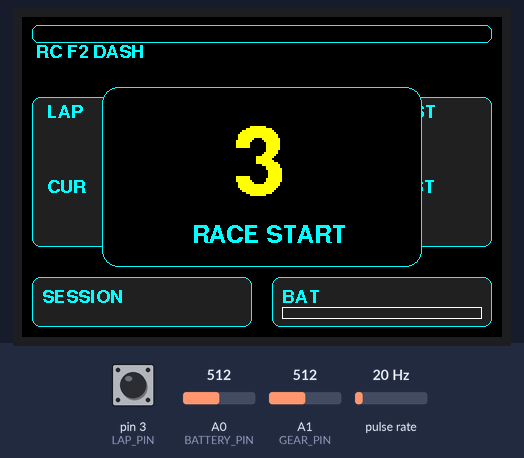
The sketch below on a simulated Arduino Uno, built with avr-gcc and run on an emulated ATmega328P. On the bench: 480×320 colour display. Wiring (inferred from the names in the program): pulse sensor: data pin 2. The inputs (shaded band) are chosen by the test bench; at power-on: pulse rate 20 Hz, A0 (BATTERY_PIN) = 512, A1 (GEAR_PIN) = 512, pin 3 (LAP_PIN) HIGH.

Above: at 7.4 s.
7.5 s: pulse rate (sensor on pin 2) set to 50 Hz
10.5 s: A0 (BATTERY_PIN) set to 479
At 12.8 s:
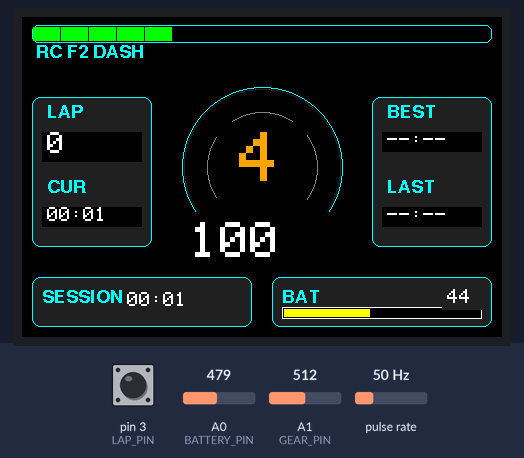
13.5 s: A0 (BATTERY_PIN) set to 452
At 14.9 s:
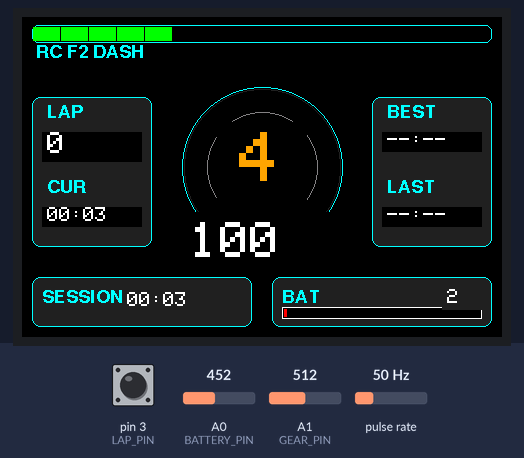
16.5 s: pulse rate (sensor on pin 2) set to 150 Hz
At 18.0 s:
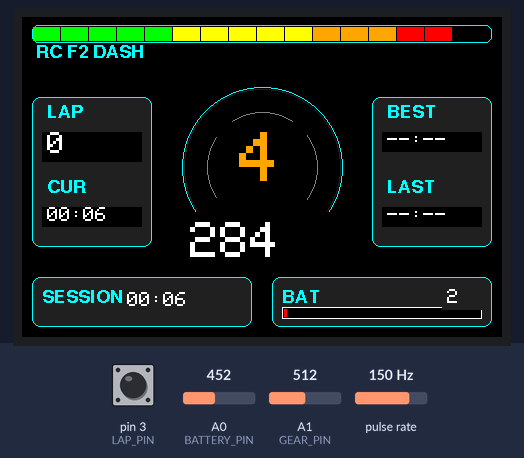
19.5 s: A1 (GEAR_PIN) set to 716
At 20.7 s:
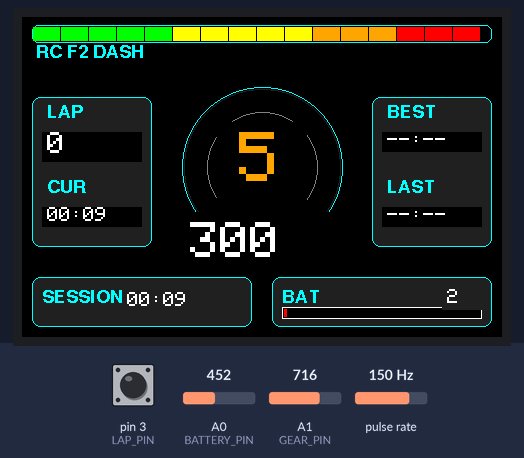
21.0 s: pin 3 (LAP_PIN) pulled LOW for 0.15 s
At 21.8 s:
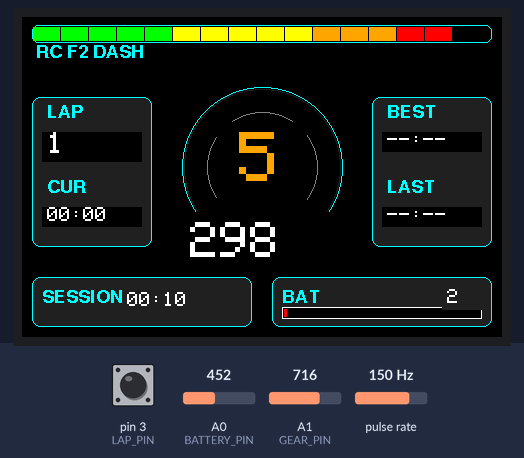
Timing chart, 0 to 22.7 s (numbered marks = the images above; inputs shaded):
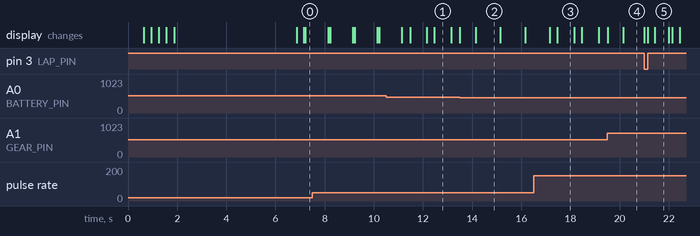

The sketch:

GO_Kart_Display_Project_1.ino
```cpp
#include <stdio.h>
#include <MCUFRIEND_kbv.h>
#include <Adafruit_GFX.h>
#include <Fonts/FreeSansBold9pt7b.h>
#include <Fonts/FreeSansBold12pt7b.h>
#include <Fonts/FreeSansBold18pt7b.h>
#include <Fonts/FreeSansBold24pt7b.h>

MCUFRIEND_kbv tft;

// ---------- COLORS ----------
#define BLACK      0x0000
#define DARKGREY   0x2104
#define GREY       0x8410
#define WHITE      0xFFFF
#define GREEN      0x07E0
#define LIME       0x7FE0
#define BLUE       0x001F
#define CYAN       0x07FF
#define RED        0xF800
#define ORANGE     0xFD20
#define YELLOW     0xFFE0

// ---------- PINS ----------
#define SPEED_PIN     2
#define LAP_PIN       3
#define GEAR_PIN      A1
#define BATTERY_PIN   A0

// ---------- UI STATE ----------
enum UIState { STATE_WELCOME, STATE_COUNTDOWN, STATE_RACE };
UIState uiState = STATE_WELCOME;

unsigned long welcomeStartMillis   = 0;
unsigned long countdownStartMillis = 0;
int           lastCountdownPhase   = -1;

const unsigned long WELCOME_DURATION   = 5000;  // 5 seconds welcome
const unsigned long COUNTDOWN_DURATION = 4000;  // 3..2..1..GO (~4s)

// ---------- SPEED ----------
volatile int  speedPulses    = 0;
int           speed          = 0;
int           oldSpeed       = -1;
unsigned long lastSpeedTime  = 0;

// ---------- LAPS / TIME ----------
int laps    = 0;
int oldLaps = -1;

unsigned long lapStartTime     = 0;
unsigned long lastLapTime      = 0;
unsigned long bestLapTime      = 0;
unsigned long sessionStartTime = 0;

unsigned long oldLapTimeSec      = 999999;
unsigned long oldBestLapTimeSec  = 999999;
unsigned long oldLastLapTimeSec  = 999999;
unsigned long oldSessionTimeSec  = 999999;

// ----------Over Hall -------

// ---------- GEAR ----------
int gear    = 1;
int oldGear = -1;

// ---------- BATTERY ----------
int battery    = 100;
int oldBattery = -1;

// ---------- LAYOUT ----------
// Shift light bar
const int SHIFT_X        = 10;
const int SHIFT_Y        = 8;
const int SHIFT_W        = 460;
const int SHIFT_H        = 18;
const int SHIFT_SEGMENTS = 16;

// Center gear / speed
const int CENTER_X = 240;
const int CENTER_Y = 150;

// Left lap panel
const int LINFO_X = 10;
const int LINFO_Y = 80;
const int LINFO_W = 120;
const int LINFO_H = 150;

// Right time panel
const int RINFO_X = 350;
const int RINFO_Y = 80;
const int RINFO_W = 120;
const int RINFO_H = 150;

// Bottom panels
const int SES_X = 10;
const int SES_Y = 260;
const int SES_W = 220;
const int SES_H = 50;

const int BAT_X = 250;
const int BAT_Y = 260;
const int BAT_W = 220;
const int BAT_H = 50;

// Dynamic value regions
// Speed
const int SPEED_BOX_X = CENTER_X - 80;
const int SPEED_BOX_Y = CENTER_Y + 45;
const int SPEED_BOX_W = 160;
const int SPEED_BOX_H = 60;

// Gear
const int GEAR_BOX_X = CENTER_X - 45;
const int GEAR_BOX_Y = CENTER_Y - 45;
const int GEAR_BOX_W = 90;
const int GEAR_BOX_H = 90;

// Left panel dynamic
const int LAP_NUM_X = LINFO_X + 10;
const int LAP_NUM_Y = LINFO_Y + 35;
const int LAP_NUM_W = LINFO_W - 20;
const int LAP_NUM_H = 30;

const int CUR_TIME_X = LINFO_X + 10;
const int CUR_TIME_Y = LINFO_Y + 110;
const int CUR_TIME_W = LINFO_W - 20;
const int CUR_TIME_H = 20;

// Right panel dynamic
const int BEST_TIME_X = RINFO_X + 10;
const int BEST_TIME_Y = RINFO_Y + 35;
const int BEST_TIME_W = RINFO_W - 20;
const int BEST_TIME_H = 20;

const int LAST_TIME_X = RINFO_X + 10;
const int LAST_TIME_Y = RINFO_Y + 110;
const int LAST_TIME_W = RINFO_W - 20;
const int LAST_TIME_H = 20;

// Session time dynamic
const int SES_TIME_X = SES_X + 90;
const int SES_TIME_Y = SES_Y + 15;
const int SES_TIME_W = SES_W - 100;
const int SES_TIME_H = 20;

// Battery bar dynamic
const int BAT_BAR_X = BAT_X + 10;
const int BAT_BAR_Y = BAT_Y + 30;
const int BAT_BAR_W = BAT_W - 20;
const int BAT_BAR_H = 12;

// Countdown overlay
const int CD_X = 80;
const int CD_Y = 70;
const int CD_W = 320;
const int CD_H = 180;

// ---------- INTERRUPT ----------
void speedISR() {
  speedPulses++;
}

// ---------- TIME FORMAT ----------
void drawTimeMMSS(int16_t x, int16_t y, unsigned long ms, uint16_t color, uint8_t size) {
  char buf[6]; // "MM:SS"
  unsigned long sec = ms / 1000;
  uint8_t m = sec / 60;
  uint8_t s = sec % 60;

  sprintf(buf, "%02u:%02u", m, s);
  tft.setFont();  // default font for digits
  tft.setTextColor(color);
  tft.setTextSize(size);
  tft.setCursor(x, y);
  tft.print(buf);
}

// --- BOOT SEQUENCE ---
void runBootSequence() {
  tft.fillScreen(BLACK);

  // F2 Logo / System Text
  tft.setFont(&FreeSansBold12pt7b);
  tft.setTextColor(CYAN);
  tft.setCursor(120, 100);
  tft.print("SYSTEM INITIALIZING");

  // Loading Bar
  tft.drawRect(90, 140, 300, 20, WHITE);
  for (int i = 0; i < 296; i += 4) {
    tft.fillRect(92, 142, i, 16, GREEN);
    delay(15);
  }

  tft.setFont();  // back to default
}

// =====================================================
// ---------------- STATIC HUD DRAWING -----------------
// =====================================================

void drawShiftBarFrame() {
  tft.drawRoundRect(SHIFT_X, SHIFT_Y, SHIFT_W, SHIFT_H, 6, CYAN);
}

void drawCenterRing() {
  tft.drawCircle(CENTER_X, CENTER_Y, 78, DARKGREY);
  tft.drawCircle(CENTER_X, CENTER_Y, 80, CYAN);
  tft.drawCircle(CENTER_X, CENTER_Y, 55, GREY);
}

void drawLeftPanel() {
  tft.fillRoundRect(LINFO_X, LINFO_Y, LINFO_W, LINFO_H, 8, DARKGREY);
  tft.drawRoundRect(LINFO_X, LINFO_Y, LINFO_W, LINFO_H, 8, CYAN);

  tft.setFont(&FreeSansBold9pt7b);
  tft.setTextColor(CYAN);
  tft.setTextSize(1);
  tft.setCursor(LINFO_X + 15, LINFO_Y + 20);
  tft.print("LAP");

  tft.setCursor(LINFO_X + 15, LINFO_Y + 95);
  tft.print("CUR");

  tft.setFont();
}

void drawRightPanel() {
  tft.fillRoundRect(RINFO_X, RINFO_Y, RINFO_W, RINFO_H, 8, DARKGREY);
  tft.drawRoundRect(RINFO_X, RINFO_Y, RINFO_W, RINFO_H, 8, CYAN);

  tft.setFont(&FreeSansBold9pt7b);
  tft.setTextColor(CYAN);
  tft.setTextSize(1);
  tft.setCursor(RINFO_X + 15, RINFO_Y + 20);
  tft.print("BEST");

  tft.setCursor(RINFO_X + 15, RINFO_Y + 95);
  tft.print("LAST");

  tft.setFont();
}

void drawBottomPanels() {
  // Session
  tft.fillRoundRect(SES_X, SES_Y, SES_W, SES_H, 8, DARKGREY);
  tft.drawRoundRect(SES_X, SES_Y, SES_W, SES_H, 8, CYAN);

  tft.setFont(&FreeSansBold9pt7b);
  tft.setTextColor(CYAN);
  tft.setTextSize(1);
  tft.setCursor(SES_X + 10, SES_Y + 25);
  tft.print("SESSION");
  tft.setFont();

  // Battery
  tft.fillRoundRect(BAT_X, BAT_Y, BAT_W, BAT_H, 8, DARKGREY);
  tft.drawRoundRect(BAT_X, BAT_Y, BAT_W, BAT_H, 8, CYAN);

  tft.setFont(&FreeSansBold9pt7b);
  tft.setTextColor(CYAN);
  tft.setTextSize(1);
  tft.setCursor(BAT_X + 10, BAT_Y + 25);
  tft.print("BAT");
  tft.setFont();

  // Battery bar frame
  tft.drawRect(BAT_BAR_X, BAT_BAR_Y, BAT_BAR_W, BAT_BAR_H, WHITE);
}

void drawSpeedLabel() {
  tft.setFont(&FreeSansBold9pt7b);
  tft.setTextColor(CYAN);
  tft.setTextSize(1);
  tft.setCursor(CENTER_X - 30, SPEED_BOX_Y - 10);
  tft.print("SPEED");

  tft.setTextColor(WHITE);
  tft.setCursor(CENTER_X + 30, SPEED_BOX_Y + 45);
  tft.print("km/h");
  tft.setFont();
}

void drawLogoTag() {
  tft.setFont(&FreeSansBold9pt7b);
  tft.setTextColor(CYAN);
  tft.setTextSize(1);
  tft.setCursor(SHIFT_X + 4, SHIFT_Y + SHIFT_H + 14);
  tft.print("RC F2 DASH");
  tft.setFont();
}

// Car silhouette
void drawCarSilhouette() {
  int yBase = CENTER_Y + 5;
  tft.drawLine(CENTER_X - 40, yBase,     CENTER_X + 40, yBase,     GREY);
  tft.drawLine(CENTER_X - 30, yBase - 8, CENTER_X + 30, yBase - 8, GREY);
  tft.drawLine(CENTER_X - 40, yBase,     CENTER_X - 30, yBase - 8, GREY);
  tft.drawLine(CENTER_X + 40, yBase,     CENTER_X + 30, yBase - 8, GREY);
  tft.fillCircle(CENTER_X - 25, yBase + 6, 4, GREY);
  tft.fillCircle(CENTER_X + 25, yBase + 6, 4, GREY);
}

void drawRaceHUD_static() {
  tft.fillScreen(BLACK);
  drawShiftBarFrame();
  drawCenterRing();
  drawCarSilhouette();
  drawLeftPanel();
  drawRightPanel();
  drawBottomPanels();
  drawSpeedLabel();
  drawLogoTag();
}

// =====================================================
// --------------- WELCOME + COUNTDOWN -----------------
// =====================================================

void showWelcomeScreen() {
  tft.fillScreen(BLACK);

  tft.fillRect(0, 0,   480, 80, DARKGREY);
  tft.fillRect(0, 240, 480, 80, DARKGREY);
  tft.drawLine(0, 80,   480, 80,  CYAN);
  tft.drawLine(0, 240,  480, 240, CYAN);

  tft.setFont(&FreeSansBold24pt7b);
  tft.setTextColor(WHITE);
  tft.setTextSize(1);
  tft.setCursor(40, 145);
  tft.print("WELCOME TO F2");

  tft.setFont(&FreeSansBold12pt7b);
  tft.setTextColor(CYAN);
  tft.setCursor(140, 190);
  tft.print("LET'S WE START");

  tft.setFont();
}

void updateCountdownOverlay() {
  unsigned long e = millis() - countdownStartMillis;

  if (e >= COUNTDOWN_DURATION) {
    uiState = STATE_RACE;

    laps = 0;
    speed = 0;
    lastLapTime  = 0;
    bestLapTime  = 0;
    sessionStartTime = millis();
    lapStartTime     = sessionStartTime;

    oldSpeed = -1;
    oldGear  = -1;
    oldLaps  = -1;
    oldBattery = -1;
    oldLapTimeSec     = 999999;
    oldBestLapTimeSec = 999999;
    oldLastLapTimeSec = 999999;
    oldSessionTimeSec = 999999;

    drawRaceHUD_static();
    return;
  }

  int phase;
  if (e < 3000) {
    phase = e / 1000;   // 0,1,2 -> "3","2","1"
  } else {
    phase = 3;          // "GO"
  }

  if (phase == lastCountdownPhase) return;
  lastCountdownPhase = phase;

  // Overlay box
  tft.fillRoundRect(CD_X, CD_Y, CD_W, CD_H, 16, BLACK);
  tft.drawRoundRect(CD_X, CD_Y, CD_W, CD_H, 16, CYAN);

  const char* txt;
  uint16_t color;

  if (phase == 0) { txt = "3";  color = YELLOW; }
  else if (phase == 1) { txt = "2"; color = ORANGE; }
  else if (phase == 2) { txt = "1"; color = RED; }
  else { txt = "GO"; color = GREEN; }

  tft.setFont(&FreeSansBold24pt7b);
  tft.setTextColor(color);
  tft.setTextSize(2);

  int16_t x = (phase == 3) ? (CENTER_X - 80) : (CENTER_X - 30);
  int16_t y = CENTER_Y + 25;
  tft.setCursor(x, y);
  tft.print(txt);

  tft.setFont(&FreeSansBold12pt7b);
  tft.setTextColor(CYAN);
  tft.setTextSize(1);
  tft.setCursor(CD_X + 90, CD_Y + CD_H - 25);
  tft.print("RACE START");
  tft.setFont();
}

// =====================================================
// ---------------------- SETUP ------------------------
// =====================================================

void setup() {
  pinMode(SPEED_PIN, INPUT_PULLUP);
  pinMode(LAP_PIN,   INPUT_PULLUP);

  attachInterrupt(digitalPinToInterrupt(SPEED_PIN), speedISR, FALLING);

  uint16_t ID = tft.readID();
  if (ID == 0xD3D3) ID = 0x9486;
  tft.begin(ID);
  tft.setRotation(1);

  runBootSequence();

  uiState = STATE_WELCOME;
  showWelcomeScreen();
  welcomeStartMillis = millis();
}

// =====================================================
// ----------------------- LOOP ------------------------
// =====================================================

void loop() {
  readSpeed();
  if (uiState == STATE_RACE) {
    readLap();
  }
  readGear();
  readBattery();

  if (uiState == STATE_WELCOME) {
    if (millis() - welcomeStartMillis >= WELCOME_DURATION) {
      uiState = STATE_COUNTDOWN;
      drawRaceHUD_static();
      countdownStartMillis = millis();
      lastCountdownPhase   = -1;
    }
  } else if (uiState == STATE_COUNTDOWN) {
    updateCountdownOverlay();
  } else if (uiState == STATE_RACE) {
    updateRaceHUD();
  }
}

// =====================================================
// ---------------- SENSOR READINGS --------------------
// =====================================================

void readSpeed() {
  if (millis() - lastSpeedTime >= 1000) {
    noInterrupts();
    int pulses = speedPulses;
    speedPulses = 0;
    interrupts();

    // Adjust factor for your wheel to get real km/h
    speed = pulses * 2;

    lastSpeedTime = millis();
  }
}

void readLap() {
  static int lastState = HIGH;
  int state = digitalRead(LAP_PIN);

  if (lastState == HIGH && state == LOW) {
    unsigned long now = millis();

    if (laps > 0) {
      lastLapTime = now - lapStartTime;
      if (bestLapTime == 0 || lastLapTime < bestLapTime) {
        bestLapTime = lastLapTime;
      }
    }

    laps++;
    lapStartTime = now;
  }

  lastState = state;
}

void readGear() {
  int val = analogRead(GEAR_PIN);

  if      (val < 150) gear = 1;
  else if (val < 300) gear = 2;
  else if (val < 450) gear = 3;
  else if (val < 600) gear = 4;
  else if (val < 750) gear = 5;
  else                gear = 6;
}

void readBattery() {
  float raw = analogRead(BATTERY_PIN);
  float voltage = raw * (5.0 / 1023.0);
  voltage *= 5.0; // divider

  int mV = voltage * 1000;
  battery = map(mV, 11000, 12600, 0, 100);
  battery = constrain(battery, 0, 100);
}

// =====================================================
// -------------------- HUD UPDATE ---------------------
// =====================================================

void updateShiftBar() {
  const int MAX_SPEED = 300;
  int segW = (SHIFT_W - (SHIFT_SEGMENTS + 1)) / SHIFT_SEGMENTS;

  int s = speed;
  if (s < 0) s = 0;
  if (s > MAX_SPEED) s = MAX_SPEED;

  int lights = map(s, 0, MAX_SPEED, 0, SHIFT_SEGMENTS);

  for (int i = 0; i < SHIFT_SEGMENTS; i++) {
    int x = SHIFT_X + 1 + i * (segW + 1);
    int y = SHIFT_Y + 2;
    uint16_t colOff = BLACK;
    uint16_t colOn;

    if (i < 5)       colOn = GREEN;
    else if (i < 10) colOn = YELLOW;
    else if (i < 13) colOn = ORANGE;
    else             colOn = RED;

    if (i < lights) {
      tft.fillRect(x, y, segW, SHIFT_H - 4, colOn);
    } else {
      tft.fillRect(x, y, segW, SHIFT_H - 4, colOff);
    }
  }
}

void updateRaceHUD() {
  unsigned long now = millis();

  // SPEED + SHIFT BAR
  if (speed != oldSpeed) {
    tft.fillRect(SPEED_BOX_X, SPEED_BOX_Y, SPEED_BOX_W, SPEED_BOX_H, BLACK);

    tft.setFont();
    tft.setTextColor(WHITE);
    tft.setTextSize(5);
    tft.setCursor(SPEED_BOX_X + 8, SPEED_BOX_Y + 10);
    tft.print(speed);

    updateShiftBar();
    oldSpeed = speed;
  }

  // GEAR
  if (gear != oldGear) {
    tft.fillRect(GEAR_BOX_X, GEAR_BOX_Y, GEAR_BOX_W, GEAR_BOX_H, BLACK);

    tft.setFont();
    tft.setTextColor(ORANGE);
    tft.setTextSize(7);
    tft.setCursor(CENTER_X - 23, CENTER_Y - 35);
    tft.print(gear);

    oldGear = gear;
  }

  // LAPS
  if (laps != oldLaps) {
    tft.fillRect(LAP_NUM_X, LAP_NUM_Y, LAP_NUM_W, LAP_NUM_H, BLACK);

    tft.setFont();
    tft.setTextColor(WHITE);
    tft.setTextSize(3);
    tft.setCursor(LAP_NUM_X + 5, LAP_NUM_Y);
    tft.print(laps);

    oldLaps = laps;
  }

  // CURRENT LAP TIME
  unsigned long curLapSec = (now - lapStartTime) / 1000;
  if (curLapSec != oldLapTimeSec) {
    oldLapTimeSec = curLapSec;
    tft.fillRect(CUR_TIME_X, CUR_TIME_Y, CUR_TIME_W, CUR_TIME_H, BLACK);
    drawTimeMMSS(CUR_TIME_X + 5, CUR_TIME_Y, now - lapStartTime, WHITE, 2);
  }

  // BEST LAP TIME
  unsigned long bestSec = (bestLapTime == 0) ? 0 : bestLapTime / 1000;
  if (bestSec != oldBestLapTimeSec) {
    oldBestLapTimeSec = bestSec;

    tft.fillRect(BEST_TIME_X, BEST_TIME_Y, BEST_TIME_W, BEST_TIME_H, BLACK);
    if (bestLapTime == 0) {
      tft.setFont();
      tft.setTextColor(WHITE);
      tft.setTextSize(2);
      tft.setCursor(BEST_TIME_X + 5, BEST_TIME_Y);
      tft.print("--:--");
    } else {
      drawTimeMMSS(BEST_TIME_X + 5, BEST_TIME_Y, bestLapTime, WHITE, 2);
    }
  }

  // LAST LAP TIME
  unsigned long lastSec = (lastLapTime == 0) ? 0 : lastLapTime / 1000;
  if (lastSec != oldLastLapTimeSec) {
    oldLastLapTimeSec = lastSec;

    tft.fillRect(LAST_TIME_X, LAST_TIME_Y, LAST_TIME_W, LAST_TIME_H, BLACK);
    if (lastLapTime == 0) {
      tft.setFont();
      tft.setTextColor(WHITE);
      tft.setTextSize(2);
      tft.setCursor(LAST_TIME_X + 5, LAST_TIME_Y);
      tft.print("--:--");
    } else {
      drawTimeMMSS(LAST_TIME_X + 5, LAST_TIME_Y, lastLapTime, WHITE, 2);
    }
  }

  // SESSION TIME
  unsigned long sessionSec = (now - sessionStartTime) / 1000;
  if (sessionSec != oldSessionTimeSec) {
    oldSessionTimeSec = sessionSec;
    tft.fillRect(SES_TIME_X, SES_TIME_Y, SES_TIME_W, SES_TIME_H, DARKGREY);
    drawTimeMMSS(SES_TIME_X + 5, SES_TIME_Y, now - sessionStartTime, WHITE, 2);
  }

  // BATTERY
  if (battery != oldBattery) {
    tft.fillRect(BAT_BAR_X + 1, BAT_BAR_Y + 1, BAT_BAR_W - 2, BAT_BAR_H - 2, BLACK);

    int w = map(battery, 0, 100, 0, BAT_BAR_W - 4);
    uint16_t col = GREEN;
    if (battery < 50) col = YELLOW;
    if (battery < 25) col = RED;
    tft.fillRect(BAT_BAR_X + 2, BAT_BAR_Y + 2, w, BAT_BAR_H - 4, col);

    tft.fillRect(BAT_X + BAT_W - 50, BAT_Y + 8, 45, 25, DARKGREY);
    tft.setFont();
    tft.setTextColor(WHITE);
    tft.setTextSize(2);
    tft.setCursor(BAT_X + BAT_W - 45, BAT_Y + 12);
    tft.print(battery);

    oldBattery = battery;
  }
}
```

Measured:
- the behaviour switches between 467 and 466 on A0 (BATTERY_PIN) (found by bisection; images 1 and 2)
- after the input at 13.5 s, the display: first changes at once (image 2 shows a later state)
- after the input at 16.5 s, the display: first differs from a run without the input after 0.95 s (image 3)
- after the input at 19.5 s, the display: first changes at once (image 4 shows a later state)
